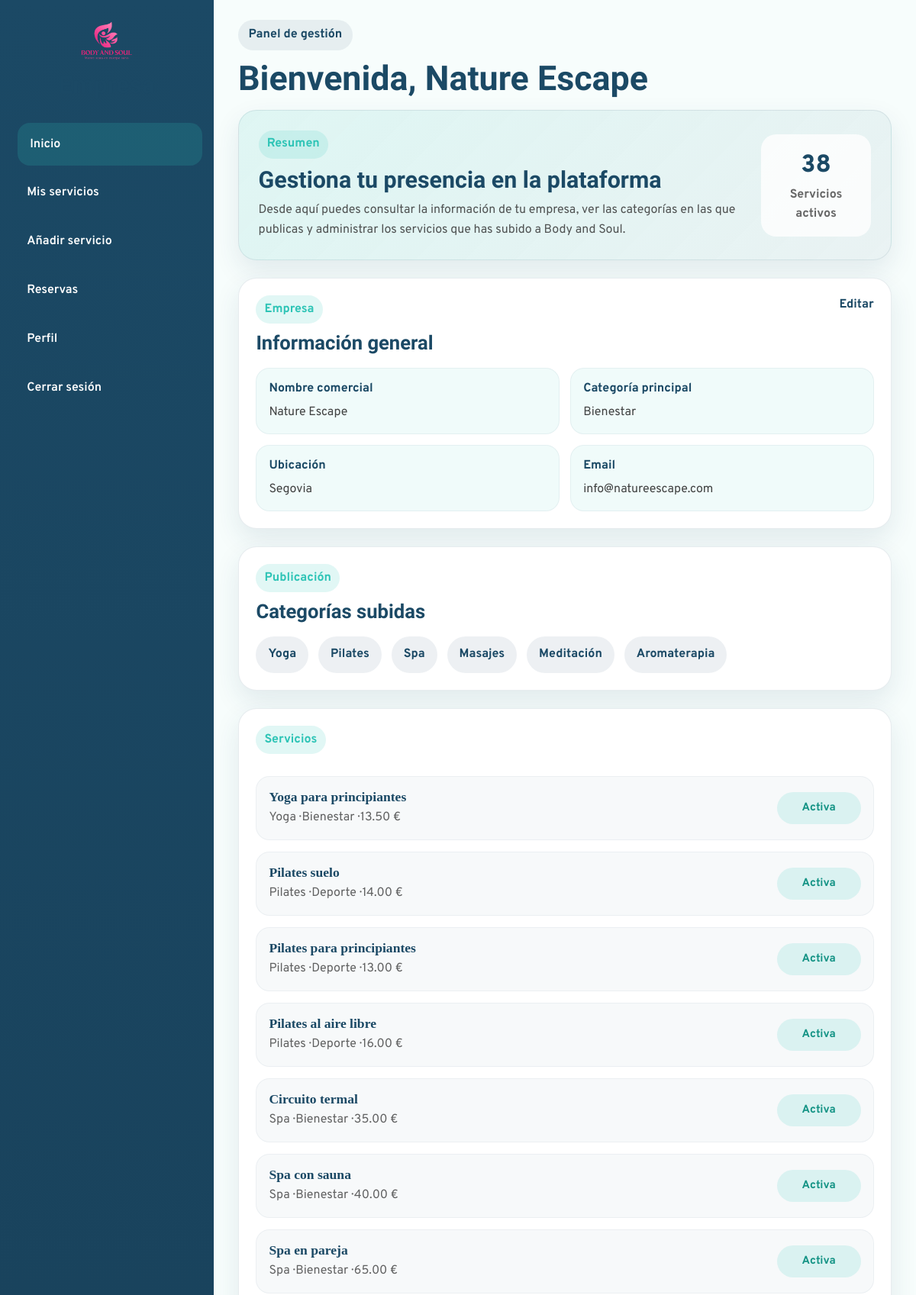
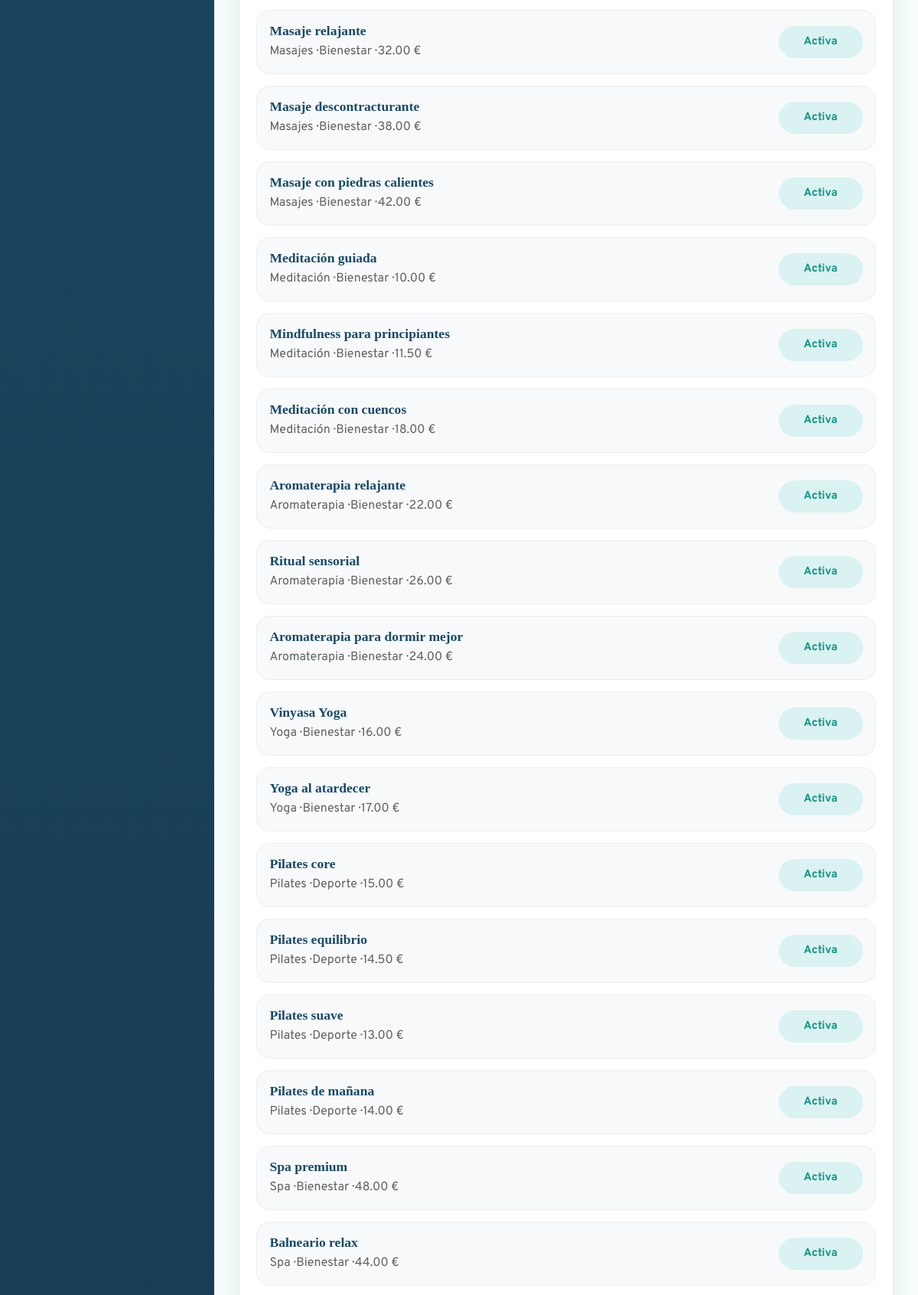
The app's page /Empresa/index.php (signed in, upper part) with its own data (2 pictures, top to bottom).
### tables this page shows
CREATE TABLE `empresa` (
  `id_empresa` int(11) NOT NULL,
  `nombre_empresa` varchar(150) NOT NULL,
  `categoria_empresa` varchar(100) NOT NULL,
  `email` varchar(150) NOT NULL,
  `contrasena` varchar(255) NOT NULL,
  `direccion` varchar(255) DEFAULT NULL,
  `telefono` varchar(20) DEFAULT NULL,
  `ciudad_empresa` varchar(100) NOT NULL,
  `descripcion_empresa` text NOT NULL,
  `logo_empresa` varchar(255) DEFAULT NULL,
  `estado` enum('activa','suspendida') NOT NULL DEFAULT 'activa',
  `fecha_registro` datetime NOT NULL DEFAULT current_timestamp()
);

CREATE TABLE `categoria` (
  `id_categoria` int(11) NOT NULL,
  `nombre` varchar(100) NOT NULL,
  `id_categoria_padre` int(11) DEFAULT NULL
);

CREATE TABLE `servicio` (
  `id_servicio` int(11) NOT NULL,
  `id_empresa` int(11) NOT NULL,
  `nombre_servicio` varchar(150) NOT NULL,
  `descripcion` text DEFAULT NULL,
  `lugar` varchar(150) DEFAULT NULL,
  `id_categoria` int(11) NOT NULL,
  `precio` decimal(10,2) NOT NULL DEFAULT 0.00,
  `duracion` varchar(50) DEFAULT NULL,
  `materiales` text DEFAULT NULL,
  `estado` enum('activo','cancelado') NOT NULL DEFAULT 'activo',
  `id_municipio` int(11) DEFAULT NULL,
  `codigo_postal` varchar(10) DEFAULT NULL,
  `latitud` decimal(10,8) DEFAULT NULL,
  `longitud` decimal(11,8) DEFAULT NULL
);

### bd/bdempresa.php (called while the page is built, shortened)
<?php
class bdempresa{
public $pdo = "";
public function __construct($host,$port,$db,$user,$pass) {
    $this->pdo = new PDO("mysql:host=".$host.";port=".$port.";dbname=".$db.";charset=utf8", $user, $pass);
    }
public function sacardatosempresa($idEmpresa){
    $sentencia = "SELECT * FROM empresa WHERE id_empresa = :id LIMIT 1";
    $ejecucion = $this->pdo->prepare($sentencia);
    $ejecucion->execute([
        ":id" => $idEmpresa
    ]);
    $empresa = $ejecucion->fetch(PDO::FETCH_ASSOC);
    return $empresa;
}
public function ObtenerActividadesPorEmpresa($idEmpresa){
    $sentencia = "SELECT *
                  FROM servicio
                  WHERE id_empresa = :idEmpresa";
    $ejecucion = $this->pdo->prepare($sentencia);
    $ejecucion->execute([
        ":idEmpresa" => $idEmpresa
    ]);
    $actividades = $ejecucion->fetchAll(PDO::FETCH_ASSOC);
    return $actividades;
}
public function ObtenerSubcategoriasEmpresa($idEmpresa){
    $sentencia = "SELECT DISTINCT c.id_categoria, c.nombre
                  FROM servicio s
                  INNER JOIN categoria c ON s.id_categoria = c.id_categoria
                  WHERE s.id_empresa = :idEmpresa";
    $ejecucion = $this->pdo->prepare($sentencia);
    $ejecucion->execute([
        ":idEmpresa" => $idEmpresa
    ]);
    $subcategorias = $ejecucion->fetchAll(PDO::FETCH_ASSOC);
    return $subcategorias;
}
public function ObtenerServiciosActivos($idEmpresa){
    $sentencia = "SELECT *
                  FROM servicio
                  WHERE id_empresa = :idEmpresa AND estado = :estado";
    $ejecucion = $this->pdo->prepare($sentencia);
    $ejecucion->execute([
        ":idEmpresa" => $idEmpresa,
        ":estado" => "activo"
    ]);
    $actividades = $ejecucion->fetchAll(PDO::FETCH_ASSOC);
    return $actividades;
}
}
?>

### bd/bdact.php (called while the page is built, shortened)
<?php
class bdact{
public $pdo = "";
public function __construct($host,$port,$db,$user,$pass) {
    $this->pdo = new PDO("mysql:host=".$host.";port=".$port.";dbname=".$db.";charset=utf8", $user, $pass);
    }
public function ObtenerCategoriaConPadre($idCategoriaHijo){
    $sentencia = "SELECT
                    c.nombre AS subcategoria,
                    cp.nombre AS categoria_padre
                  FROM categoria c
                  LEFT JOIN categoria cp
                  ON c.id_categoria_padre = cp.id_categoria
                  WHERE c.id_categoria = :idCategoria";
    $ejecucion = $this->pdo->prepare($sentencia);
    $ejecucion->execute([
        ":idCategoria" => $idCategoriaHijo
    ]);
    return $ejecucion->fetch(PDO::FETCH_ASSOC);
}
}
?>

### Empresa/index.php (the view)
<?php
require_once("head.php");
$datosempresa=$bdempre->sacardatosempresa($idempresa);
$actividadesempresa=$bdempre->ObtenerActividadesPorEmpresa($idempresa);
$catempresa=$bdempre->ObtenerSubcategoriasEmpresa($idempresa);
$actividadesactivas=$bdempre->ObtenerServiciosActivos($idempresa);
$numactactivas=count($actividadesactivas);
?>
    <div class="company-main">
      <header class="company-topbar">
        <div class="company-topbar-left">
          <span class="company-page-tag">Panel de gestión</span>
          <h2>Bienvenida, <?=$datosempresa["nombre_empresa"]?></h2>
        </div>
      </header>
      <main class="company-content">
        <section class="company-hero-card">
          <div class="company-hero-text">
            <span class="company-section-badge">Resumen</span>
            <h3>Gestiona tu presencia en la plataforma</h3>
            <p>
              Desde aquí puedes consultar la información de tu empresa, ver las categorías en las que publicas
              y administrar los servicios que has subido a Body and Soul.
            </p>
          </div>
          <div class="company-hero-stat">
            <span class="company-hero-number"><?=$numactactivas?></span>
            <span class="company-hero-label">Servicios activos</span>
          </div>
        </section>
        <section class="company-panels-grid">
          <article class="company-panel-card">
            <div class="company-panel-header">
              <div>
                <span class="company-section-badge">Empresa</span>
                <h3>Información general</h3>
              </div>
              <a href="perfil-empresa.html" class="company-panel-link">Editar</a>
            </div>
            <div class="company-info-grid">
              <div class="company-info-item">
                <span class="info-label">Nombre comercial</span>
                <span class="info-value"><?=$datosempresa["nombre_empresa"]?></span>
              </div>
              <div class="company-info-item">
                <span class="info-label">Categoría principal</span>
                <span class="info-value"><?=ucfirst($datosempresa["categoria_empresa"])?></span>
              </div>
              <div class="company-info-item">
                <span class="info-label">Ubicación</span>
                <span class="info-value"><?=$datosempresa["ciudad_empresa"]?></span>
              </div>
              <div class="company-info-item">
                <span class="info-label">Email</span>
                <span class="info-value"><?=$datosempresa["email"]?></span>
              </div>
            </div>
          </article>
          <article class="company-panel-card">
            <div class="company-panel-header">
              <div>
                <span class="company-section-badge">Publicación</span>
                <h3>Categorías subidas</h3>
              </div>
            </div>
            <div class="company-tags">
              <?php foreach($catempresa as $cat){
                ?>
              <span class="company-tag"><?=$cat["nombre"]?></span>
              <?php
              }
              ?>
            </div>
          </article>
          <article class="company-panel-card company-panel-card-wide">
            <div class="company-panel-header">
              <div>
                <span class="company-section-badge">Servicios</span>
              </div>
            </div>
            <div class="company-services-list">
            <?php foreach($actividadesempresa as $act){
              $res=$bdact->ObtenerCategoriaConPadre($act["id_categoria"]);
              $cat=$res["subcategoria"];
              $subcat=$res["categoria_padre"];
              ?>
              <div class="company-service-item">
                <div class="company-service-info">
                  <h4><?=$act["nombre_servicio"]?></h4>
                  <p><?=$cat?> · <?=$subcat?> · <?=$act["precio"]?> €</p>
                </div>
                <span class="company-status-chip active">Activa</span>
              </div>
              <?php
              }
              ?>
            </div>
          </article>
        </section>
      </main>
    </div>
  </div>
</body>
</html>

### css/empresa-styles/empresa-index.css (style rules this page uses)
:root { --company-primary: #1B4965; --company-primary-dark: #16384E; --company-secondary: #2EC4B6; --company-accent-soft: rgba(255, 143, 163, 0.16); --company-bg: #F7FDFC; --company-surface: #ffffff; --company-text: #2E2E2E; --company-border: rgba(27, 73, 101, 0.10); --company-shadow: 0 14px 34px rgba(27, 73, 101, 0.10); --company-radius: 24px; --company-transition: all 0.3s ease; }
* { box-sizing: border-box; }
body.company-body { margin: 0; font-family: "Overpass", sans-serif; background-color: var(--company-bg); color: var(--company-text); }
.company-main { display: flex; flex-direction: column; }
.company-topbar { display: flex; justify-content: space-between; align-items: center; gap: 1rem; padding: 1.6rem 2rem 1rem; }
.company-page-tag { display: inline-block; background-color: rgba(27, 73, 101, 0.08); color: var(--company-primary); padding: 0.45rem 0.85rem; border-radius: 999px; font-weight: 700; margin-bottom: 0.7rem; }
.company-topbar-left h2 { margin: 0; font-family: "Sansita", serif; color: var(--company-primary); font-size: clamp(2rem, 4vw, 2.8rem); }
.company-content { padding: 0 2rem 2rem; }
.company-hero-card { background: linear-gradient( 135deg, rgba(46, 196, 182, 0.12), rgba(27, 73, 101, 0.06) ); border: 1px solid var(--company-border); border-radius: var(--company-radius); box-shadow: var(--company-shadow); padding: 1.6rem; margin-bottom: 1.4rem; display: flex; justify-content: space-between; gap: 1rem; align-items: center; }
.company-section-badge { display: inline-block; background-color: rgba(46, 196, 182, 0.14); color: var(--company-secondary); padding: 0.35rem 0.7rem; border-radius: 999px; font-weight: 700; margin-bottom: 0.7rem; }
.company-hero-text h3 { margin: 0 0 0.6rem; font-family: "Sansita", serif; color: var(--company-primary); font-size: 1.9rem; }
.company-hero-text p { margin: 0; max-width: 720px; color: rgba(46, 46, 46, 0.82); line-height: 1.6; }
.company-hero-stat { min-width: 130px; text-align: center; background-color: rgba(255,255,255,0.8); padding: 1rem; border-radius: 20px; }
.company-hero-number { display: block; font-size: 2rem; font-weight: 800; color: var(--company-primary); }
.company-hero-label { color: rgba(46, 46, 46, 0.72); font-weight: 700; }
.company-stat-card, .company-panel-card { background-color: var(--company-surface); border: 1px solid var(--company-border); border-radius: var(--company-radius); box-shadow: var(--company-shadow); }
.company-panels-grid { display: grid; grid-template-columns: repeat(2, 1fr); gap: 1.4rem; }
.company-panel-card { padding: 1.4rem; }
.company-panel-card-wide { grid-column: span 2; }
.company-panel-header { display: flex; justify-content: space-between; align-items: flex-start; gap: 1rem; margin-bottom: 1.1rem; }
.company-panel-header h3 { margin: 0; color: var(--company-primary); font-family: "Sansita", serif; font-size: 1.6rem; }
.company-panel-link { color: var(--company-primary); font-weight: 700; text-decoration: none; }
.company-info-grid { display: grid; grid-template-columns: repeat(2, 1fr); gap: 0.9rem; }
.company-info-item { background: rgba(46, 196, 182, 0.07); border: 1px solid rgba(27, 73, 101, 0.06); border-radius: 18px; padding: 0.9rem 1rem; }
.info-label { display: block; font-weight: 700; color: var(--company-primary); margin-bottom: 0.3rem; }
.info-value { color: rgba(46, 46, 46, 0.9); }
.company-tags { display: flex; flex-wrap: wrap; gap: 0.8rem; }
.company-tag { background-color: rgba(27, 73, 101, 0.08); color: var(--company-primary); padding: 0.7rem 1rem; border-radius: 999px; font-weight: 700; }
.company-services-list { display: flex; flex-direction: column; gap: 0.9rem; }
.company-service-item { display: flex; justify-content: space-between; align-items: center; gap: 1rem; padding: 1rem; border-radius: 18px; background-color: rgba(27, 73, 101, 0.03); border: 1px solid rgba(27, 73, 101, 0.05); }
.company-service-info h4 { margin: 0 0 0.3rem; color: var(--company-primary); font-size: 1.1rem; }
.company-service-info p { margin: 0; color: rgba(46, 46, 46, 0.75); }
.company-status-chip { display: inline-flex; align-items: center; justify-content: center; min-width: 96px; padding: 0.5rem 0.8rem; border-radius: 999px; font-weight: 700; font-size: 0.9rem; }
.company-status-chip.active { background-color: rgba(46, 196, 182, 0.14); color: #169486; }
@media (max-width: 1200px) { .company-panels-grid { grid-template-columns: 1fr; } }
@media (max-width: 1200px) { .company-panel-card-wide { grid-column: auto; } }

### records on screen
empresa: nombre_empresa "Nature Escape", categoria_empresa "Bienestar", ciudad_empresa "Segovia", email "info@natureescape.com"
categoria: nombre "Yoga"
categoria: nombre "Pilates"
categoria: nombre "Spa"
categoria: nombre "Masajes"
categoria: nombre "Meditación"
categoria: nombre "Aromaterapia"
servicio: nombre_servicio "Yoga para principiantes", id_categoria.nombre "Yoga", categoria.nombre "Bienestar", precio "13.50"
servicio: nombre_servicio "Pilates suelo", id_categoria.nombre "Pilates", categoria.nombre "Deporte", precio "14.00"
servicio: nombre_servicio "Pilates para principiantes", id_categoria.nombre "Pilates", categoria.nombre "Deporte", precio "13.00"
servicio: nombre_servicio "Pilates al aire libre", id_categoria.nombre "Pilates", categoria.nombre "Deporte", precio "16.00"
servicio: nombre_servicio "Circuito termal", id_categoria.nombre "Spa", categoria.nombre "Bienestar", precio "35.00"
servicio: nombre_servicio "Spa con sauna", id_categoria.nombre "Spa", categoria.nombre "Bienestar", precio "40.00"
servicio: nombre_servicio "Spa en pareja", id_categoria.nombre "Spa", categoria.nombre "Bienestar", precio "65.00"
servicio: nombre_servicio "Masaje relajante", id_categoria.nombre "Masajes", categoria.nombre "Bienestar", precio "32.00"
servicio: nombre_servicio "Masaje descontracturante", id_categoria.nombre "Masajes", categoria.nombre "Bienestar", precio "38.00"
servicio: nombre_servicio "Masaje con piedras calientes", id_categoria.nombre "Masajes", categoria.nombre "Bienestar", precio "42.00"
servicio: nombre_servicio "Meditación guiada", id_categoria.nombre "Meditación", categoria.nombre "Bienestar", precio "10.00"
servicio: nombre_servicio "Mindfulness para principiantes", id_categoria.nombre "Meditación", categoria.nombre "Bienestar", precio "11.50"
servicio: nombre_servicio "Meditación con cuencos", id_categoria.nombre "Meditación", categoria.nombre "Bienestar", precio "18.00"
servicio: nombre_servicio "Aromaterapia relajante", id_categoria.nombre "Aromaterapia", categoria.nombre "Bienestar", precio "22.00"
servicio: nombre_servicio "Ritual sensorial", id_categoria.nombre "Aromaterapia", categoria.nombre "Bienestar", precio "26.00"
servicio: nombre_servicio "Aromaterapia para dormir mejor", id_categoria.nombre "Aromaterapia", categoria.nombre "Bienestar", precio "24.00"
servicio: nombre_servicio "Vinyasa Yoga", id_categoria.nombre "Yoga", categoria.nombre "Bienestar", precio "16.00"
servicio: nombre_servicio "Yoga al atardecer", id_categoria.nombre "Yoga", categoria.nombre "Bienestar", precio "17.00"
servicio: nombre_servicio "Pilates core", id_categoria.nombre "Pilates", categoria.nombre "Deporte", precio "15.00"
servicio: nombre_servicio "Pilates equilibrio", id_categoria.nombre "Pilates", categoria.nombre "Deporte", precio "14.50"
servicio: nombre_servicio "Pilates suave", id_categoria.nombre "Pilates", categoria.nombre "Deporte", precio "13.00"
servicio: nombre_servicio "Pilates de mañana", id_categoria.nombre "Pilates", categoria.nombre "Deporte", precio "14.00"
servicio: nombre_servicio "Spa premium", id_categoria.nombre "Spa", categoria.nombre "Bienestar", precio "48.00"
servicio: nombre_servicio "Balneario relax", id_categoria.nombre "Spa", categoria.nombre "Bienestar", precio "44.00"

### other values on screen
$numactactivas "38"
